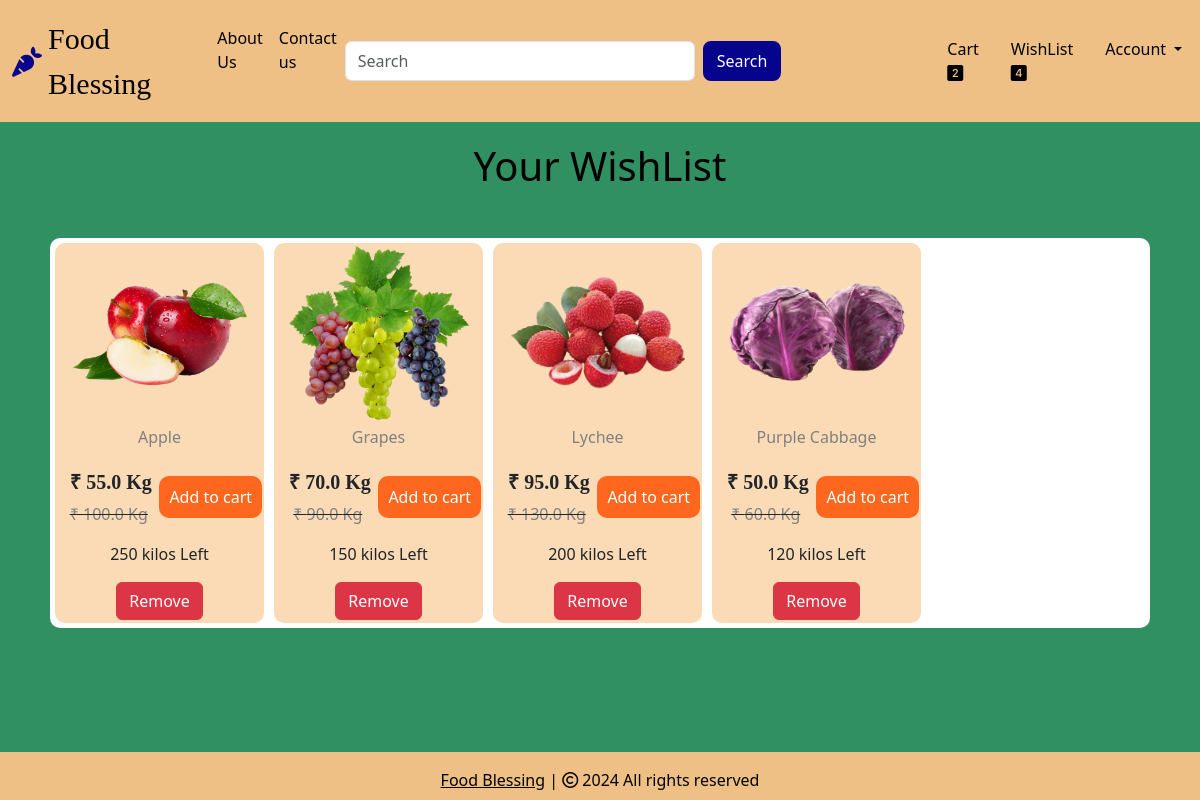
Screenshot of /wishlist (signed in) with the database file from the repository.
### website/models.py (models this page shows, shortened)
class Wishlist(db.Model):
    id = db.Column(db.Integer, primary_key=True)
    customer_link = db.Column(db.Integer, db.ForeignKey('customer.id'), nullable=False)
    product_link = db.Column(db.Integer, db.ForeignKey('product.id'), nullable=False)

class Product(db.Model):
    id = db.Column(db.Integer, primary_key=True)
    product_name = db.Column(db.String(100), nullable=False)
    current_price = db.Column(db.Float, nullable=False)
    previous_price = db.Column(db.Float, nullable=False)
    in_stock = db.Column(db.Integer, nullable=False)
    unit_of_measurement = db.Column(db.String(20))  # unit
    small_unit_of_measurement = db.Column(db.String(20)) #small
    product_picture = db.Column(db.String(1000), nullable=False)
    flash_sale = db.Column(db.Boolean, default=False)
    date_added = db.Column(db.DateTime, default=datetime.utcnow)
    carts = db.relationship('Cart', backref=db.backref('product', lazy=True))
    orders = db.relationship('Order', backref=db.backref('product', lazy=True))
    wishlist_items = db.relationship('Wishlist', backref=db.backref('product', lazy=True))

### website/views.py (the view)
@views.route('/wishlist')
@login_required
def wishlist():
    wishlist_items = Wishlist.query.filter_by(customer_link=current_user.id).all()
    return render_template('wishlist.html', wishlist=wishlist_items, cart=Cart.query.filter_by(customer_link=current_user.id).all()
                           if current_user.is_authenticated else [])

### website/__init__.py (called while the page is built)
def create_app():
    app = Flask(__name__)
    app.config['SECRET_KEY'] = 'hbnwdvbn ajnbsjn ahe'
    app.config['SQLALCHEMY_DATABASE_URI'] = f'sqlite:///{DB_NAME}'
    db.init_app(app)
    @app.errorhandler(404)
    def page_not_found(error):
        return render_template('404.html')
    login_manager = LoginManager()
    login_manager.init_app(app)
    login_manager.login_view = 'auth.login'
    @login_manager.user_loader
    def load_user(id):
        return Customer.query.get(int(id))
    from .views import views
    from .auth import auth
    from .admin import admin
    from .models import Customer, Cart, Product, Order
    app.register_blueprint(views, url_prefix='/')
    app.register_blueprint(auth, url_prefix='/')
    app.register_blueprint(admin, url_prefix='/')
    return app

### website/templates/wishlist.html (shortened to what this page needs)
{% extends 'base.html' %}
{% block body %}
<div class="container text-center" style="margin-top: 20px;">
    {% if wishlist %}
    <h1 class="text-center mb-5" style="color: rgb(0, 0, 0);">Your WishList</h1>
    <div class="row" style="margin: 8px; margin-top: 30px; background-color: #ffffff; border-radius: 10px;" id="column">
        {% for item in wishlist %}
        <div class="col" style=" height: 380px; width: 200px; max-width: 209px; background-color:rgb(250, 219, 181); margin: 5px; border-radius: 10px; position: relative;">
            <img src="{{ item.product.product_picture }}" alt="" style="height: 180px; width: 180px; object-fit:contain;">
            <div class="row" style="margin-top: 5px;">
                <h6 style="color: gray;">{{ item.product.product_name }}</h6>
            </div>
            <div class="row" style="margin-top: 10px;">
                <div class="col" style="padding: 5px;">
                    <h5 style="font-weight: 600; font-family: 'Times New Roman', Times, serif; margin-left: -11px; margin-right: -25px;">₹ {{ item.product.current_price }} {{ item.product.small_unit_of_measurement }}</h5>
                    <strike><p style="color: gray; margin-left: -10px; margin-right: -20px;">₹ {{ item.product.previous_price}} {{ item.product.small_unit_of_measurement }}</p></strike>
                </div>
                <div class="col text-center" style="margin-top: 10px; padding-top: 10px;">
                    {% if item.product.in_stock > 0 %}
                    <a href="/add-to-cart/{{ item.id }}" style="background-color: #ff671f; margin-left: -25px; margin-right: -30px;">Add to cart</a>
                    {% else %}
                    <p style="background-color: red; color: white; width: 104px; height: 42px; padding-top: 10px; border-radius: 10px; margin-top: -10px; margin-right: -10px;">Out of Stock</p>
                    {% endif %}
                </div>
            </div>
            <div class="row" style="margin-top: -5px;">
                {% if item.product.in_stock == 1 %}
                <p>{{ item.product.in_stock }} {{ item.product.small_unit_of_measurement }} Left</p>
                {% elif item.product.in_stock > 0 %}
                <p>{{ item.product.in_stock }} {{ item.product.unit_of_measurement }} Left</p>
                {% else %}
                <p style="color: red;">Come back later</p>
                {% endif %}
            </div>
            <a href="#" class="btn btn-danger remove-wishlist-item" data-item-id="{{ item.id }}">Remove</a>
        </div>
        {% endfor %}
    </div>
    {% else %}
    <h1 class="text-center mb-5" style="color: rgb(0, 0, 0);">Your WishList is Emptys</h1>
    {% endif %}
</div>
{% endblock %}

### website/templates/base.html (shortened to what this page needs)
<!DOCTYPE html>
<html lang="en">
<head>
    <link rel="stylesheet" href="https://cdnjs.cloudflare.com/ajax/libs/bootstrap-icons/1.10.5/font/bootstrap-icons.min.css" />
    <link rel="stylesheet" href="{{ url_for('static', filename='css/all.min.css') }}">
    <link rel="stylesheet" href="{{ url_for('static', filename='css/bootstrap.min.css') }}">
    <link rel="stylesheet" href="{{ url_for('static', filename='css/style.css') }}">
</head>
<body style="background-color: #309061;">
  <div id="page-container">
    <div id="content-wrap">
    <nav class="navbar navbar-expand-lg" style="background-color: rgb(239, 192, 134);">
      <div class="container-fluid">
        <a class="navbar-brand" href="/" style="color: #06038d; font-size: 30px; margin-right: -2px;">
          <i class="fa-solid fa-carrot"></i>
        </a>
        <div class="collapse navbar-collapse " id="navbarSupportedContent">
          <ul class="navbar-nav me-auto mb-2 mb-lg-0 ">
            <li class="nav-item">
              <a class="nav-link active" aria-current="page" href="/" style="font-family: cursive; font-size: 30px;">Food Blessing</a>
            </li>
              <a class="nav-link text-black" style="margin-top: 10px;" href="/about-us" style="font-size: 19px;">About Us</a>
            <li class="nav-item">
              <a class="nav-link text-black" style="margin-top: 10px;" href="/contact-us" style="font-size: 19px;">Contact us</a>
            </li>
          </ul>
          <form class="d-flex" role="search" action="/search" style="margin-right: 150px;" method="POST">
            <input class="form-control me-2" name="search" type="search" placeholder="Search" aria-label="Search" style="width: 350px;">
            <button class="btn" type="submit" >Search</button>
          </form>
        </div>
        <ul class="navbar-nav me-auto mb-2 mb-lg-0">
          <li class="nav-item mx-2" id="items">
            {% if cart | length < 1 %}
            <a class="nav-link text-black" href="/cart"><span class="badge bg-success"></span> Cart
              <i class="fa-solid fa-cart-shopping"></i>
            </a>
            {% else %}
            <a class="nav-link text-black" href="/cart"> Cart
              <i class="bi bi-{{ cart | length }}-square-fill"></i>
            </a>
            {% endif %}
          </li>
          <li class="nav-item mx-2" id="items">
            {% if wishlist | length < 1 %}
            <a class="nav-link text-black" href="/wishlist">
              <span class="badge bg-success"></span> WishList
              <i class="fa-solid fa-heart"></i>
            </a>
            {% else %}
            <a class="nav-link text-black" href="/wishlist">
               WishList
              <i class="bi bi-{{wishlist | length}}-square-fill heart-icon"></i>
            </a>
            {% endif %}
          </li>
          <li class="nav-item dropdown mx-2">
            <a class="nav-link dropdown-toggle text-black" href="#" role="button", id="profileDropdown"
            data-bs-toggle="dropdown" aria-hidden="false">
              Account
            </a>
          </li>
        </ul>
      </div>
    </nav>
    {% block body %}
    {% endblock %}
  </div>
    <footer class="container-fluid  text-center p-3 mt-5 footer" style="background-color: rgb(239, 192, 134); color: rgb(0, 0, 0);">
      <a href="https://freshpizza.netlify.app" style="color: rgb(0, 0, 0);">Food Blessing</a> | <span>
        <i class="fa-sharp fa-regular fa-copyright"></i></span> 2024 All rights reserved
    </footer>
  </div>
</body>
</html>

### website/static/css/style.css (style rules this page uses)
.d-flex .btn { background: #06038d; border: 2px solid #06038d; border-radius: 8px; color: #fff; }
.container .row .col .row .col a { background-color: #ff671f; padding: 10px; border-radius: 10px; text-decoration: none; color: white; }

### website/templates/base.html (style rules this page uses)
#page-container { position: relative; min-height: 100vh; }
#content-wrap { padding-bottom: 4.0rem; }
.footer { position: absolute; bottom: 0; width: 100%; height: 3.0rem; }

### rows the page displays
Wishlist: product.product_picture (picture), product.product_name "Apple", product.current_price "55.0", product.small_unit_of_measurement "Kg", product.previous_price "100.0", product.in_stock "250", product.unit_of_measurement "kilos"
Wishlist: product.product_picture (picture), product.product_name "Grapes", product.current_price "70.0", product.small_unit_of_measurement "Kg", product.previous_price "90.0", product.in_stock "150", product.unit_of_measurement "kilos"
Wishlist: product.product_picture (picture), product.product_name "Lychee", product.current_price "95.0", product.small_unit_of_measurement "Kg", product.previous_price "130.0", product.in_stock "200", product.unit_of_measurement "kilos"
Wishlist: product.product_picture (picture), product.product_name "Purple Cabbage", product.current_price "50.0", product.small_unit_of_measurement "Kg", product.previous_price "60.0", product.in_stock "120", product.unit_of_measurement "kilos"
